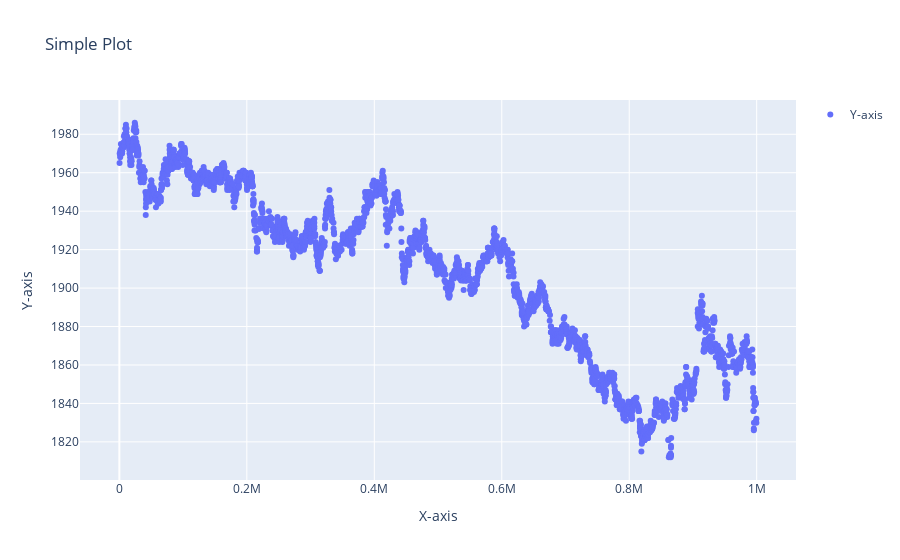

The code cell stored with this chart in its notebook:
### Code cell
plot_xy(
    get_column(data_0_trades, 'timestamp'),
    get_column(data_0_trades, 'price'),
)

### Figure 1 — Plotly figure (JSON) as saved in the notebook; plotly's stock layout.template omitted (floating-point values rounded to 4 significant figures; data arrays with more than 128 entries replaced by an {"elided": "..."} marker saying what was removed)
{"data": [{"mode": "markers", "name": "Y-axis", "type": "scatter", "x": {"elided": "2899 int values"}, "y": {"elided": "2899 float values"}}], "layout": {"showlegend": true, "title": {"text": "Simple Plot"}, "xaxis": {"title": {"text": "X-axis"}}, "yaxis": {"title": {"text": "Y-axis"}}}}
